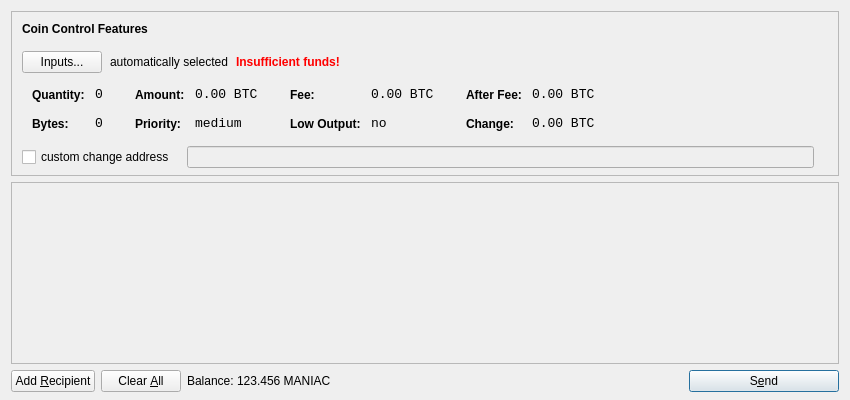
<?xml version="1.0" encoding="UTF-8"?>
<ui version="4.0">
 <class>SendCoinsDialog</class>
 <widget class="QDialog" name="SendCoinsDialog">
  <property name="geometry">
   <rect>
    <x>0</x>
    <y>0</y>
    <width>850</width>
    <height>400</height>
   </rect>
  </property>
  <property name="windowTitle">
   <string>Send Coins</string>
  </property>
  <layout class="QVBoxLayout" name="verticalLayout" stretch="0,1,0">
   <property name="bottomMargin">
    <number>8</number>
   </property>
   <item>
    <widget class="QFrame" name="frameCoinControl">
     <property name="sizePolicy">
      <sizepolicy hsizetype="Expanding" vsizetype="Expanding">
       <horstretch>0</horstretch>
       <verstretch>0</verstretch>
      </sizepolicy>
     </property>
     <property name="maximumSize">
      <size>
       <width>16777215</width>
       <height>16777215</height>
      </size>
     </property>
     <property name="frameShape">
      <enum>QFrame::StyledPanel</enum>
     </property>
     <property name="frameShadow">
      <enum>QFrame::Sunken</enum>
     </property>
     <layout class="QVBoxLayout" name="verticalLayoutCoinControl2">
      <property name="spacing">
       <number>-1</number>
      </property>
      <property name="leftMargin">
       <number>0</number>
      </property>
      <property name="topMargin">
       <number>0</number>
      </property>
      <property name="rightMargin">
       <number>0</number>
      </property>
      <property name="bottomMargin">
       <number>6</number>
      </property>
      <item>
       <layout class="QVBoxLayout" name="verticalLayoutCoinControl" stretch="0,0,0,0,1">
        <property name="spacing">
         <number>0</number>
        </property>
        <property name="leftMargin">
         <number>10</number>
        </property>
        <property name="topMargin">
         <number>10</number>
        </property>
        <item>
         <layout class="QHBoxLayout" name="horizontalLayoutCoinControl1">
          <property name="bottomMargin">
           <number>15</number>
          </property>
          <item>
           <widget class="QLabel" name="labelCoinControlFeatures">
            <property name="sizePolicy">
             <sizepolicy hsizetype="Preferred" vsizetype="Maximum">
              <horstretch>0</horstretch>
              <verstretch>0</verstretch>
             </sizepolicy>
            </property>
            <property name="font">
             <font>
              <weight>75</weight>
              <bold>true</bold>
             </font>
            </property>
            <property name="styleSheet">
             <string notr="true">font-weight:bold;</string>
            </property>
            <property name="text">
             <string>Coin Control Features</string>
            </property>
           </widget>
          </item>
         </layout>
        </item>
        <item>
         <layout class="QHBoxLayout" name="horizontalLayoutCoinControl2" stretch="0,0,0,0">
          <property name="spacing">
           <number>8</number>
          </property>
          <property name="bottomMargin">
           <number>10</number>
          </property>
          <item>
           <widget class="QPushButton" name="pushButtonCoinControl">
            <property name="styleSheet">
             <string notr="true"/>
            </property>
            <property name="text">
             <string>Inputs...</string>
            </property>
           </widget>
          </item>
          <item>
           <widget class="QLabel" name="labelCoinControlAutomaticallySelected">
            <property name="text">
             <string>automatically selected</string>
            </property>
            <property name="margin">
             <number>5</number>
            </property>
           </widget>
          </item>
          <item>
           <widget class="QLabel" name="labelCoinControlInsuffFunds">
            <property name="font">
             <font>
              <weight>75</weight>
              <bold>true</bold>
             </font>
            </property>
            <property name="styleSheet">
             <string notr="true">color:red;font-weight:bold;</string>
            </property>
            <property name="text">
             <string>Insufficient funds!</string>
            </property>
            <property name="margin">
             <number>5</number>
            </property>
           </widget>
          </item>
          <item>
           <spacer name="horizontalSpacerCoinControl">
            <property name="orientation">
             <enum>Qt::Horizontal</enum>
            </property>
            <property name="sizeHint" stdset="0">
             <size>
              <width>40</width>
              <height>1</height>
             </size>
            </property>
           </spacer>
          </item>
         </layout>
        </item>
        <item>
         <widget class="QWidget" name="widgetCoinControl" native="true">
          <property name="sizePolicy">
           <sizepolicy hsizetype="Preferred" vsizetype="Preferred">
            <horstretch>0</horstretch>
            <verstretch>0</verstretch>
           </sizepolicy>
          </property>
          <property name="minimumSize">
           <size>
            <width>0</width>
            <height>0</height>
           </size>
          </property>
          <property name="styleSheet">
           <string notr="true"/>
          </property>
          <layout class="QHBoxLayout" name="horizontalLayoutCoinControl5">
           <property name="margin">
            <number>0</number>
           </property>
           <item>
            <layout class="QHBoxLayout" name="horizontalLayoutCoinControl3" stretch="0,0,0,1">
             <property name="spacing">
              <number>20</number>
             </property>
             <property name="topMargin">
              <number>0</number>
             </property>
             <property name="bottomMargin">
              <number>10</number>
             </property>
             <item>
              <layout class="QFormLayout" name="formLayoutCoinControl1">
               <property name="horizontalSpacing">
                <number>10</number>
               </property>
               <property name="verticalSpacing">
                <number>14</number>
               </property>
               <property name="leftMargin">
                <number>10</number>
               </property>
               <property name="topMargin">
                <number>4</number>
               </property>
               <property name="rightMargin">
                <number>6</number>
               </property>
               <item row="0" column="0">
                <widget class="QLabel" name="labelCoinControlQuantityText">
                 <property name="styleSheet">
                  <string notr="true">font-weight:bold;</string>
                 </property>
                 <property name="text">
                  <string>Quantity:</string>
                 </property>
                 <property name="margin">
                  <number>0</number>
                 </property>
                </widget>
               </item>
               <item row="0" column="1">
                <widget class="QLabel" name="labelCoinControlQuantity">
                 <property name="font">
                  <font>
                   <family>Monospace</family>
                   <pointsize>10</pointsize>
                  </font>
                 </property>
                 <property name="cursor">
                  <cursorShape>IBeamCursor</cursorShape>
                 </property>
                 <property name="contextMenuPolicy">
                  <enum>Qt::ActionsContextMenu</enum>
                 </property>
                 <property name="text">
                  <string notr="true">0</string>
                 </property>
                 <property name="margin">
                  <number>0</number>
                 </property>
                 <property name="textInteractionFlags">
                  <set>Qt::LinksAccessibleByMouse|Qt::TextSelectableByKeyboard|Qt::TextSelectableByMouse</set>
                 </property>
                </widget>
               </item>
               <item row="1" column="0">
                <widget class="QLabel" name="labelCoinControlBytesText">
                 <property name="styleSheet">
                  <string notr="true">font-weight:bold;</string>
                 </property>
                 <property name="text">
                  <string>Bytes:</string>
                 </property>
                </widget>
               </item>
               <item row="1" column="1">
                <widget class="QLabel" name="labelCoinControlBytes">
                 <property name="font">
                  <font>
                   <family>Monospace</family>
                   <pointsize>10</pointsize>
                  </font>
                 </property>
                 <property name="cursor">
                  <cursorShape>IBeamCursor</cursorShape>
                 </property>
                 <property name="contextMenuPolicy">
                  <enum>Qt::ActionsContextMenu</enum>
                 </property>
                 <property name="text">
                  <string notr="true">0</string>
                 </property>
                 <property name="textInteractionFlags">
                  <set>Qt::LinksAccessibleByMouse|Qt::TextSelectableByKeyboard|Qt::TextSelectableByMouse</set>
                 </property>
                </widget>
               </item>
              </layout>
             </item>
             <item>
              <layout class="QFormLayout" name="formLayoutCoinControl2">
               <property name="horizontalSpacing">
                <number>10</number>
               </property>
               <property name="verticalSpacing">
                <number>14</number>
               </property>
               <property name="leftMargin">
                <number>6</number>
               </property>
               <property name="topMargin">
                <number>4</number>
               </property>
               <property name="rightMargin">
                <number>6</number>
               </property>
               <item row="0" column="0">
                <widget class="QLabel" name="labelCoinControlAmountText">
                 <property name="styleSheet">
                  <string notr="true">font-weight:bold;</string>
                 </property>
                 <property name="text">
                  <string>Amount:</string>
                 </property>
                 <property name="margin">
                  <number>0</number>
                 </property>
                </widget>
               </item>
               <item row="0" column="1">
                <widget class="QLabel" name="labelCoinControlAmount">
                 <property name="font">
                  <font>
                   <family>Monospace</family>
                   <pointsize>10</pointsize>
                  </font>
                 </property>
                 <property name="cursor">
                  <cursorShape>IBeamCursor</cursorShape>
                 </property>
                 <property name="contextMenuPolicy">
                  <enum>Qt::ActionsContextMenu</enum>
                 </property>
                 <property name="text">
                  <string notr="true">0.00 BTC</string>
                 </property>
                 <property name="textInteractionFlags">
                  <set>Qt::LinksAccessibleByMouse|Qt::TextSelectableByKeyboard|Qt::TextSelectableByMouse</set>
                 </property>
                </widget>
               </item>
               <item row="1" column="0">
                <widget class="QLabel" name="labelCoinControlPriorityText">
                 <property name="styleSheet">
                  <string notr="true">font-weight:bold;</string>
                 </property>
                 <property name="text">
                  <string>Priority:</string>
                 </property>
                </widget>
               </item>
               <item row="1" column="1">
                <widget class="QLabel" name="labelCoinControlPriority">
                 <property name="font">
                  <font>
                   <family>Monospace</family>
                   <pointsize>10</pointsize>
                  </font>
                 </property>
                 <property name="cursor">
                  <cursorShape>IBeamCursor</cursorShape>
                 </property>
                 <property name="contextMenuPolicy">
                  <enum>Qt::ActionsContextMenu</enum>
                 </property>
                 <property name="text">
                  <string>medium</string>
                 </property>
                 <property name="textInteractionFlags">
                  <set>Qt::LinksAccessibleByMouse|Qt::TextSelectableByKeyboard|Qt::TextSelectableByMouse</set>
                 </property>
                </widget>
               </item>
              </layout>
             </item>
             <item>
              <layout class="QFormLayout" name="formLayoutCoinControl3">
               <property name="horizontalSpacing">
                <number>10</number>
               </property>
               <property name="verticalSpacing">
                <number>14</number>
               </property>
               <property name="leftMargin">
                <number>6</number>
               </property>
               <property name="topMargin">
                <number>4</number>
               </property>
               <property name="rightMargin">
                <number>6</number>
               </property>
               <item row="0" column="0">
                <widget class="QLabel" name="labelCoinControlFeeText">
                 <property name="styleSheet">
                  <string notr="true">font-weight:bold;</string>
                 </property>
                 <property name="text">
                  <string>Fee:</string>
                 </property>
                 <property name="margin">
                  <number>0</number>
                 </property>
                </widget>
               </item>
               <item row="0" column="1">
                <widget class="QLabel" name="labelCoinControlFee">
                 <property name="font">
                  <font>
                   <family>Monospace</family>
                   <pointsize>10</pointsize>
                  </font>
                 </property>
                 <property name="cursor">
                  <cursorShape>IBeamCursor</cursorShape>
                 </property>
                 <property name="contextMenuPolicy">
                  <enum>Qt::ActionsContextMenu</enum>
                 </property>
                 <property name="text">
                  <string notr="true">0.00 BTC</string>
                 </property>
                 <property name="textInteractionFlags">
                  <set>Qt::LinksAccessibleByMouse|Qt::TextSelectableByKeyboard|Qt::TextSelectableByMouse</set>
                 </property>
                </widget>
               </item>
               <item row="1" column="0">
                <widget class="QLabel" name="labelCoinControlLowOutputText">
                 <property name="styleSheet">
                  <string notr="true">font-weight:bold;</string>
                 </property>
                 <property name="text">
                  <string>Low Output:</string>
                 </property>
                </widget>
               </item>
               <item row="1" column="1">
                <widget class="QLabel" name="labelCoinControlLowOutput">
                 <property name="font">
                  <font>
                   <family>Monospace</family>
                   <pointsize>10</pointsize>
                  </font>
                 </property>
                 <property name="cursor">
                  <cursorShape>IBeamCursor</cursorShape>
                 </property>
                 <property name="contextMenuPolicy">
                  <enum>Qt::ActionsContextMenu</enum>
                 </property>
                 <property name="text">
                  <string>no</string>
                 </property>
                 <property name="textInteractionFlags">
                  <set>Qt::LinksAccessibleByMouse|Qt::TextSelectableByKeyboard|Qt::TextSelectableByMouse</set>
                 </property>
                </widget>
               </item>
              </layout>
             </item>
             <item>
              <layout class="QFormLayout" name="formLayoutCoinControl4">
               <property name="horizontalSpacing">
                <number>10</number>
               </property>
               <property name="verticalSpacing">
                <number>14</number>
               </property>
               <property name="leftMargin">
                <number>6</number>
               </property>
               <property name="topMargin">
                <number>4</number>
               </property>
               <property name="rightMargin">
                <number>6</number>
               </property>
               <item row="0" column="0">
                <widget class="QLabel" name="labelCoinControlAfterFeeText">
                 <property name="styleSheet">
                  <string notr="true">font-weight:bold;</string>
                 </property>
                 <property name="text">
                  <string>After Fee:</string>
                 </property>
                 <property name="margin">
                  <number>0</number>
                 </property>
                </widget>
               </item>
               <item row="0" column="1">
                <widget class="QLabel" name="labelCoinControlAfterFee">
                 <property name="font">
                  <font>
                   <family>Monospace</family>
                   <pointsize>10</pointsize>
                  </font>
                 </property>
                 <property name="cursor">
                  <cursorShape>IBeamCursor</cursorShape>
                 </property>
                 <property name="contextMenuPolicy">
                  <enum>Qt::ActionsContextMenu</enum>
                 </property>
                 <property name="text">
                  <string notr="true">0.00 BTC</string>
                 </property>
                 <property name="textInteractionFlags">
                  <set>Qt::LinksAccessibleByMouse|Qt::TextSelectableByKeyboard|Qt::TextSelectableByMouse</set>
                 </property>
                </widget>
               </item>
               <item row="1" column="0">
                <widget class="QLabel" name="labelCoinControlChangeText">
                 <property name="styleSheet">
                  <string notr="true">font-weight:bold;</string>
                 </property>
                 <property name="text">
                  <string>Change:</string>
                 </property>
                </widget>
               </item>
               <item row="1" column="1">
                <widget class="QLabel" name="labelCoinControlChange">
                 <property name="font">
                  <font>
                   <family>Monospace</family>
                   <pointsize>10</pointsize>
                  </font>
                 </property>
                 <property name="cursor">
                  <cursorShape>IBeamCursor</cursorShape>
                 </property>
                 <property name="contextMenuPolicy">
                  <enum>Qt::ActionsContextMenu</enum>
                 </property>
                 <property name="text">
                  <string notr="true">0.00 BTC</string>
                 </property>
                 <property name="textInteractionFlags">
                  <set>Qt::LinksAccessibleByMouse|Qt::TextSelectableByKeyboard|Qt::TextSelectableByMouse</set>
                 </property>
                </widget>
               </item>
              </layout>
             </item>
            </layout>
           </item>
          </layout>
         </widget>
        </item>
        <item>
         <layout class="QHBoxLayout" name="horizontalLayoutCoinControl4" stretch="0,0,0">
          <property name="spacing">
           <number>12</number>
          </property>
          <property name="sizeConstraint">
           <enum>QLayout::SetDefaultConstraint</enum>
          </property>
          <property name="topMargin">
           <number>5</number>
          </property>
          <property name="rightMargin">
           <number>5</number>
          </property>
          <item>
           <widget class="QCheckBox" name="checkBoxCoinControlChange">
            <property name="text">
             <string>custom change address</string>
            </property>
           </widget>
          </item>
          <item>
           <widget class="QLineEdit" name="lineEditCoinControlChange">
            <property name="enabled">
             <bool>false</bool>
            </property>
            <property name="sizePolicy">
             <sizepolicy hsizetype="Expanding" vsizetype="Fixed">
              <horstretch>0</horstretch>
              <verstretch>0</verstretch>
             </sizepolicy>
            </property>
           </widget>
          </item>
          <item>
           <widget class="QLabel" name="labelCoinControlChangeLabel">
            <property name="sizePolicy">
             <sizepolicy hsizetype="Preferred" vsizetype="Expanding">
              <horstretch>0</horstretch>
              <verstretch>0</verstretch>
             </sizepolicy>
            </property>
            <property name="minimumSize">
             <size>
              <width>0</width>
              <height>0</height>
             </size>
            </property>
            <property name="text">
             <string/>
            </property>
            <property name="margin">
             <number>3</number>
            </property>
           </widget>
          </item>
         </layout>
        </item>
        <item>
         <spacer name="verticalSpacerCoinControl">
          <property name="orientation">
           <enum>Qt::Vertical</enum>
          </property>
          <property name="sizeHint" stdset="0">
           <size>
            <width>800</width>
            <height>1</height>
           </size>
          </property>
         </spacer>
        </item>
       </layout>
      </item>
     </layout>
    </widget>
   </item>
   <item>
    <widget class="QScrollArea" name="scrollArea">
     <property name="widgetResizable">
      <bool>true</bool>
     </property>
     <widget class="QWidget" name="scrollAreaWidgetContents">
      <property name="geometry">
       <rect>
        <x>0</x>
        <y>0</y>
        <width>830</width>
        <height>165</height>
       </rect>
      </property>
      <layout class="QVBoxLayout" name="verticalLayout_2">
       <property name="margin">
        <number>0</number>
       </property>
       <item>
        <layout class="QVBoxLayout" name="entries">
         <property name="spacing">
          <number>6</number>
         </property>
        </layout>
       </item>
       <item>
        <spacer name="verticalSpacer">
         <property name="orientation">
          <enum>Qt::Vertical</enum>
         </property>
         <property name="sizeHint" stdset="0">
          <size>
           <width>20</width>
           <height>40</height>
          </size>
         </property>
        </spacer>
       </item>
      </layout>
     </widget>
    </widget>
   </item>
   <item>
    <layout class="QHBoxLayout" name="horizontalLayout">
     <item>
      <widget class="QPushButton" name="addButton">
       <property name="toolTip">
        <string>Send to multiple recipients at once</string>
       </property>
       <property name="text">
        <string>Add &amp;Recipient</string>
       </property>
       <property name="icon">
        <iconset resource="../bitcoin.qrc">
         <normaloff>:/icons/add</normaloff>:/icons/add</iconset>
       </property>
       <property name="autoDefault">
        <bool>false</bool>
       </property>
      </widget>
     </item>
     <item>
      <widget class="QPushButton" name="clearButton">
       <property name="sizePolicy">
        <sizepolicy hsizetype="Minimum" vsizetype="Fixed">
         <horstretch>0</horstretch>
         <verstretch>0</verstretch>
        </sizepolicy>
       </property>
       <property name="toolTip">
        <string>Remove all transaction fields</string>
       </property>
       <property name="text">
        <string>Clear &amp;All</string>
       </property>
       <property name="icon">
        <iconset resource="../bitcoin.qrc">
         <normaloff>:/icons/remove</normaloff>:/icons/remove</iconset>
       </property>
       <property name="autoRepeatDelay">
        <number>300</number>
       </property>
       <property name="autoDefault">
        <bool>false</bool>
       </property>
      </widget>
     </item>
     <item>
      <layout class="QHBoxLayout" name="horizontalLayout_2">
       <property name="spacing">
        <number>3</number>
       </property>
       <item>
        <widget class="QLabel" name="label">
         <property name="text">
          <string>Balance:</string>
         </property>
        </widget>
       </item>
       <item>
        <widget class="QLabel" name="labelBalance">
         <property name="cursor">
          <cursorShape>IBeamCursor</cursorShape>
         </property>
         <property name="text">
          <string>123.456 MANIAC</string>
         </property>
         <property name="textInteractionFlags">
          <set>Qt::LinksAccessibleByMouse|Qt::TextSelectableByKeyboard|Qt::TextSelectableByMouse</set>
         </property>
        </widget>
       </item>
      </layout>
     </item>
     <item>
      <spacer name="horizontalSpacer">
       <property name="orientation">
        <enum>Qt::Horizontal</enum>
       </property>
       <property name="sizeHint" stdset="0">
        <size>
         <width>40</width>
         <height>20</height>
        </size>
       </property>
      </spacer>
     </item>
     <item>
      <widget class="QPushButton" name="sendButton">
       <property name="minimumSize">
        <size>
         <width>150</width>
         <height>0</height>
        </size>
       </property>
       <property name="toolTip">
        <string>Confirm the send action</string>
       </property>
       <property name="text">
        <string>S&amp;end</string>
       </property>
       <property name="icon">
        <iconset resource="../bitcoin.qrc">
         <normaloff>:/icons/send</normaloff>:/icons/send</iconset>
       </property>
       <property name="default">
        <bool>true</bool>
       </property>
      </widget>
     </item>
    </layout>
   </item>
  </layout>
 </widget>
 <resources>
  <include location="../bitcoin.qrc"/>
 </resources>
 <connections/>
</ui>
